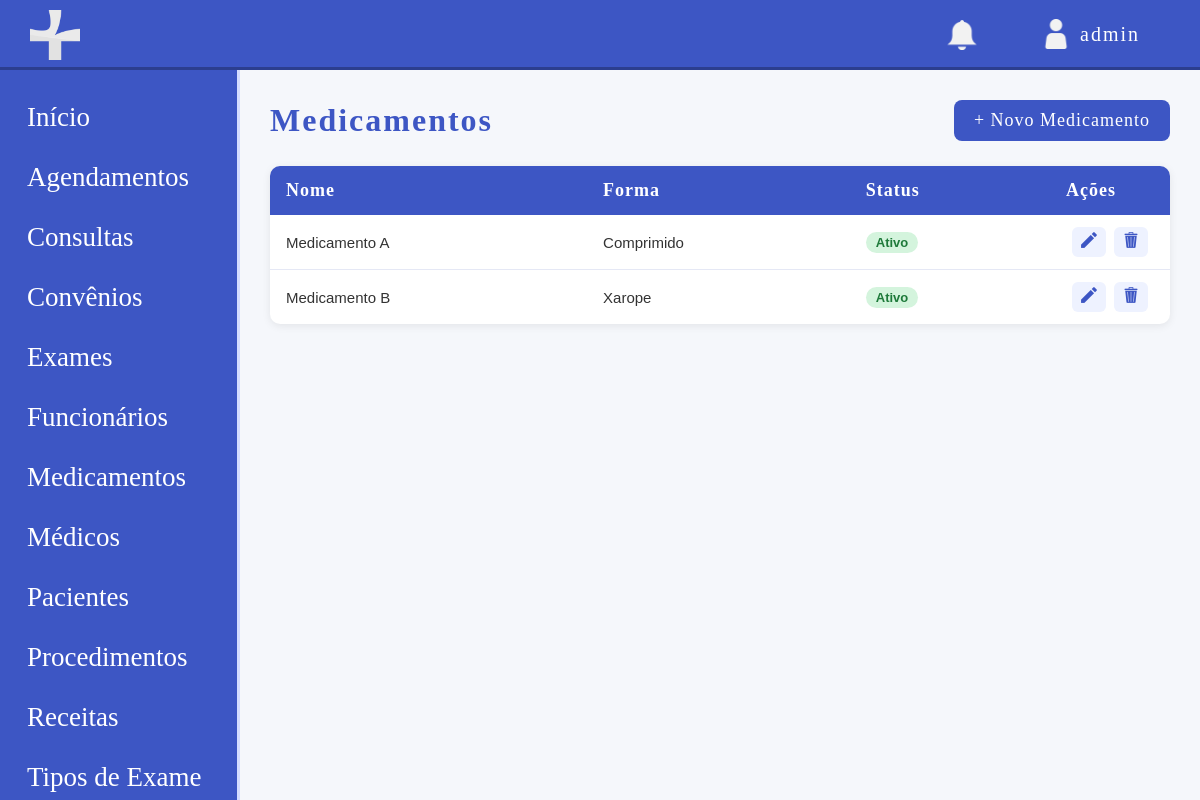
/modulos/medicamentos/listar_medicamento.php (signed in), run on an earlier commit of the app's database.
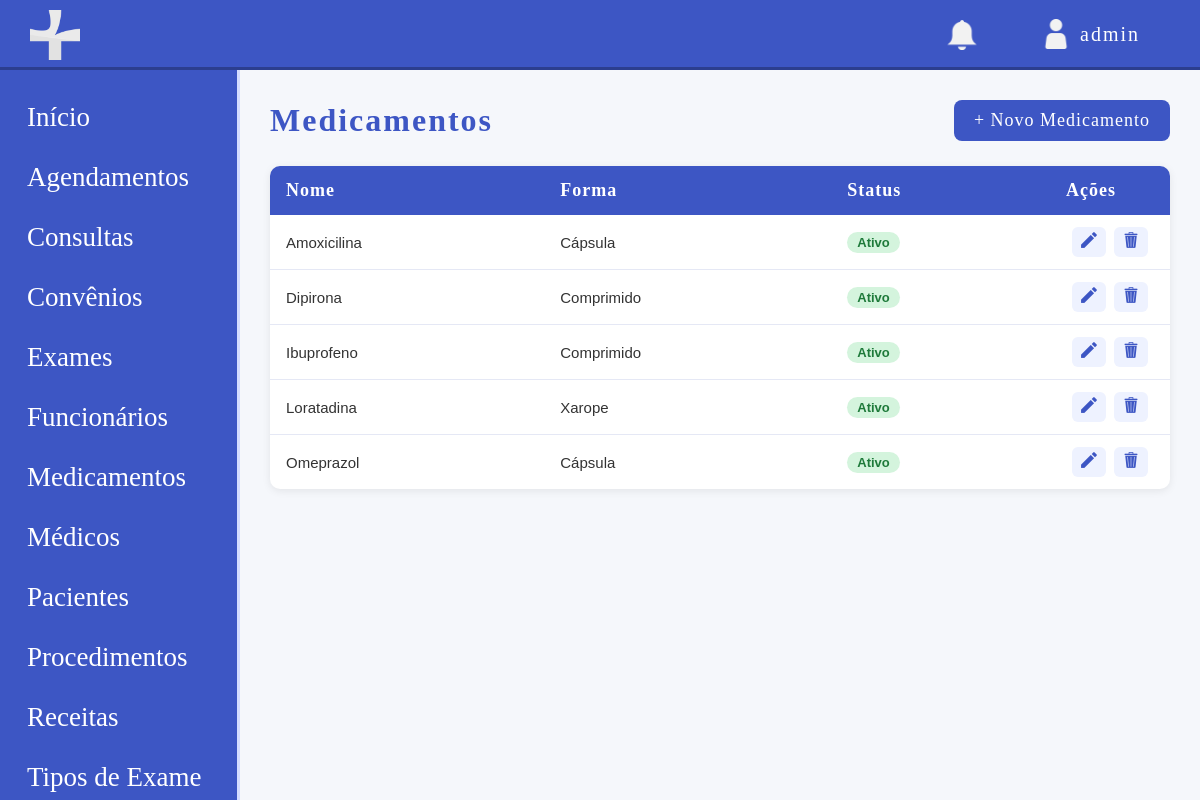
And on a later commit of the database.
### tables this page shows
CREATE TABLE medicamento (
    id INT UNSIGNED NOT NULL AUTO_INCREMENT,
    nome VARCHAR(100) NOT NULL,
    forma VARCHAR(50) NOT NULL,
    ativo TINYINT(1) NOT NULL DEFAULT 1,
    data_registro TIMESTAMP DEFAULT CURRENT_TIMESTAMP,
    PRIMARY KEY (id)
);

### modulos/medicamentos/listar_medicamento.php (the view, shortened to what this page needs)
<?php
require '../../config/conexao.php';
$base = '/site-clinicamedica';
$sql = "SELECT * FROM medicamento ORDER BY ativo DESC, nome ASC";
$medicamentos = $pdo->query($sql)->fetchAll();
?>
<!DOCTYPE html>
<html lang="pt-br">
<head>
    <link rel="stylesheet" href="<?php echo $base; ?>/css/style.css">
</head>
<body class="dashbody">
    <?php include '../../includes/header.php'; ?>
    <div class="layout">
        <?php include '../../includes/sidebar.php'; ?>
        <main class="main">
            <div class="pagina-topo">
                <h1>Medicamentos</h1>
                <a href="cadastrar_medicamento.php" class="btn-novo">+ Novo Medicamento</a>
            </div>
            <?php if (count($medicamentos) === 0): ?>
                <div class="vazio">
                    <p>Nenhum medicamento cadastrado ainda.</p>
                    <a href="cadastrar_medicamento.php" class="btn-novo">Cadastrar o primeiro</a>
                </div>
            <?php else: ?>
                <table class="tabela">
                    <thead>
                        <tr>
                            <th>Nome</th>
                            <th>Forma</th>
                            <th>Status</th>
                            <th style="width: 120px;">Ações</th>
                        </tr>
                    </thead>
                    <tbody>
                        <?php foreach ($medicamentos as $m): ?>
                            <tr class="<?php echo $m['ativo'] ? '' : 'linha-inativa'; ?>">
                                <td><?php echo htmlspecialchars($m['nome']); ?></td>
                                <td><?php echo htmlspecialchars($m['forma']); ?></td>
                                <td>
                                    <?php if ($m['ativo']): ?>
                                        <span class="tag tag-ativo">Ativo</span>
                                    <?php else: ?>
                                        <span class="tag tag-inativo">Inativo</span>
                                    <?php endif; ?>
                                </td>
                                <td class="acoes">
                                    <a href="editar_medicamento.php?id=<?php echo $m['id']; ?>" class="btn-acao" title="Editar">
                                        <img src="../../img/editar_icon.png" class="iconeacao" alt="Editar">
                                    </a>
                                    <a href="excluir_medicamento.php?id=<?php echo $m['id']; ?>"
                                       class="btn-acao btn-excluir"
                                       title="Excluir"
                                       onclick="return confirm('Tem certeza que deseja excluir este medicamento?');">
                                        <img src="../../img/excluir_icon.png" class="iconeacao" alt="Excluir">
                                    </a>
                                </td>
                            </tr>
                        <?php endforeach; ?>
                    </tbody>
                </table>
            <?php endif; ?>
        </main>
    </div>
</body>
</html>

What changed in the data, as far as the page shows it:
changed medicamento: nome "Medicamento B" → "Amoxicilina"; forma "Xarope" → "Cápsula"; moves up the list
changed medicamento: nome "Medicamento A" → "Dipirona"
added medicamento: nome "Ibuprofeno", forma "Comprimido", ativo "Ativo"
added medicamento: nome "Loratadina", forma "Xarope", ativo "Ativo"
added medicamento: nome "Omeprazol", forma "Cápsula", ativo "Ativo"
